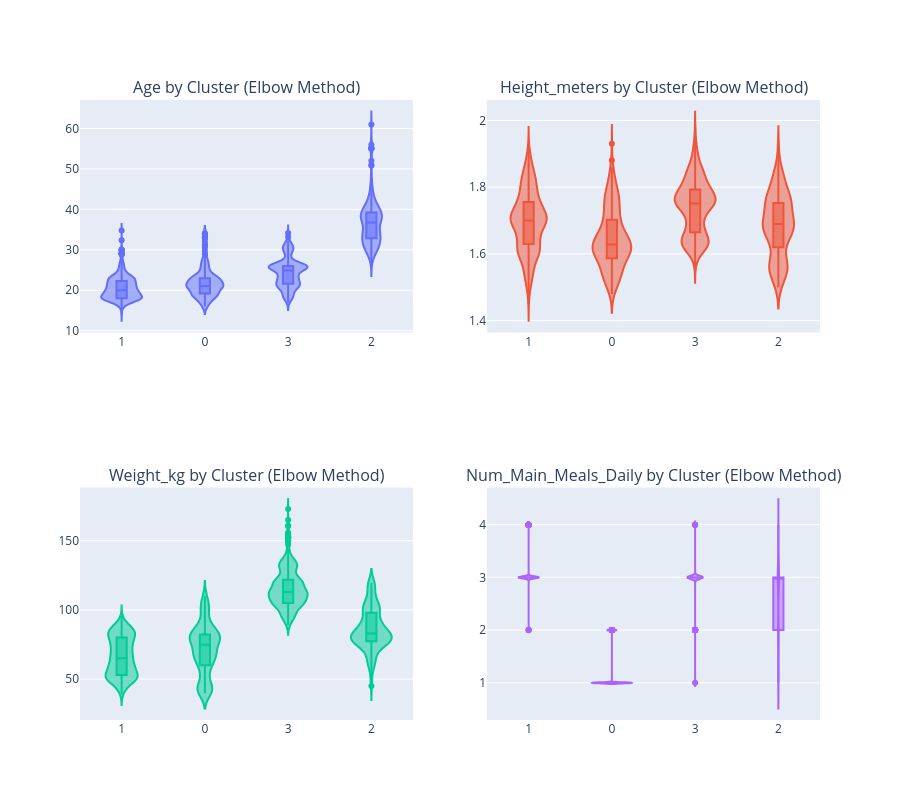

This figure's notebook cell:
### Code cell
fig = make_subplots(rows=2, cols=2, subplot_titles=("Age by Cluster (Elbow Method)", "Height_meters by Cluster (Elbow Method)", "Weight_kg by Cluster (Elbow Method)", "Num_Main_Meals_Daily by Cluster (Elbow Method)"))

for i, col in enumerate(elbow.drop(['cluster', 'BMI_kg_m2'], axis=1).columns):
    fig.add_trace(
        go.Violin(x=elbow['cluster'], y=elbow[col], box_visible=True),
        row=(i // 2) + 1, col=(i % 2) + 1
    )

fig.update_layout(height=800, showlegend=False)
fig.show()

### Figure 1 — Plotly figure (JSON) as saved in the notebook; plotly's stock layout.template omitted (floating-point values rounded to 4 significant figures; data arrays with more than 128 entries replaced by an {"elided": "..."} marker saying what was removed)
{"data": [{"box": {"visible": true}, "type": "violin", "x": {"elided": "2110 str values"}, "xaxis": "x", "y": {"elided": "2110 float values"}, "yaxis": "y"}, {"box": {"visible": true}, "type": "violin", "x": {"elided": "2110 str values"}, "xaxis": "x2", "y": {"elided": "2110 float values"}, "yaxis": "y2"}, {"box": {"visible": true}, "type": "violin", "x": {"elided": "2110 str values"}, "xaxis": "x3", "y": {"elided": "2110 float values"}, "yaxis": "y3"}, {"box": {"visible": true}, "type": "violin", "x": {"elided": "2110 str values"}, "xaxis": "x4", "y": {"elided": "2110 int values"}, "yaxis": "y4"}], "layout": {"annotations": [{"font": {"size": 16}, "showarrow": false, "text": "Age by Cluster (Elbow Method)", "x": 0.225, "xanchor": "center", "xref": "paper", "y": 1, "yanchor": "bottom", "yref": "paper"}, {"font": {"size": 16}, "showarrow": false, "text": "Height_meters by Cluster (Elbow Method)", "x": 0.775, "xanchor": "center", "xref": "paper", "y": 1, "yanchor": "bottom", "yref": "paper"}, {"font": {"size": 16}, "showarrow": false, "text": "Weight_kg by Cluster (Elbow Method)", "x": 0.225, "xanchor": "center", "xref": "paper", "y": 0.375, "yanchor": "bottom", "yref": "paper"}, {"font": {"size": 16}, "showarrow": false, "text": "Num_Main_Meals_Daily by Cluster (Elbow Method)", "x": 0.775, "xanchor": "center", "xref": "paper", "y": 0.375, "yanchor": "bottom", "yref": "paper"}], "height": 800, "showlegend": false, "xaxis": {"anchor": "y", "domain": [0, 0.45]}, "xaxis2": {"anchor": "y2", "domain": [0.55, 1]}, "xaxis3": {"anchor": "y3", "domain": [0, 0.45]}, "xaxis4": {"anchor": "y4", "domain": [0.55, 1]}, "yaxis": {"anchor": "x", "domain": [0.625, 1]}, "yaxis2": {"anchor": "x2", "domain": [0.625, 1]}, "yaxis3": {"anchor": "x3", "domain": [0, 0.375]}, "yaxis4": {"anchor": "x4", "domain": [0, 0.375]}}}
